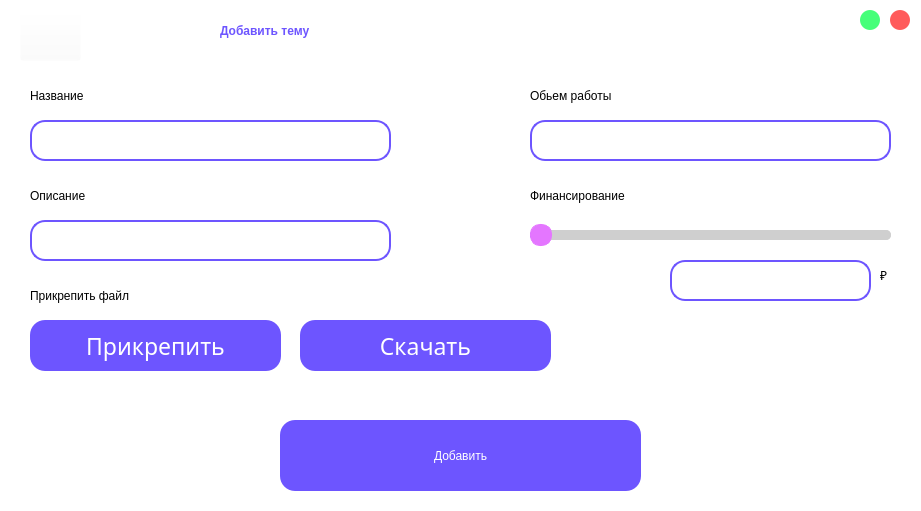
<?xml version="1.0" encoding="UTF-8"?>
<ui version="4.0">
 <class>Add_theme</class>
 <widget class="QWidget" name="Add_theme">
  <property name="geometry">
   <rect>
    <x>0</x>
    <y>0</y>
    <width>921</width>
    <height>511</height>
   </rect>
  </property>
  <property name="minimumSize">
   <size>
    <width>921</width>
    <height>511</height>
   </size>
  </property>
  <property name="maximumSize">
   <size>
    <width>921</width>
    <height>511</height>
   </size>
  </property>
  <property name="windowTitle">
   <string>Form</string>
  </property>
  <property name="styleSheet">
   <string notr="true">background-color: rgb(255, 255, 255);</string>
  </property>
  <widget class="QPushButton" name="pushButton_3">
   <property name="geometry">
    <rect>
     <x>860</x>
     <y>10</y>
     <width>20</width>
     <height>20</height>
    </rect>
   </property>
   <property name="styleSheet">
    <string notr="true">QPushButton {
	border-radius: 10px;
	background-color: #45FF79;
	color: white;
}
QPushButton:pressed {
	background-color: #B2FFC8;
}</string>
   </property>
   <property name="text">
    <string/>
   </property>
  </widget>
  <widget class="QPushButton" name="pushButton_2">
   <property name="geometry">
    <rect>
     <x>890</x>
     <y>10</y>
     <width>20</width>
     <height>20</height>
    </rect>
   </property>
   <property name="styleSheet">
    <string notr="true">QPushButton {
	border-radius: 10px;
	background-color: #FF5B5B;
	color: white;
}
QPushButton:pressed {
	background-color: #FFBCBC;
}</string>
   </property>
   <property name="text">
    <string/>
   </property>
  </widget>
  <widget class="QPushButton" name="pushButton_4">
   <property name="geometry">
    <rect>
     <x>20</x>
     <y>10</y>
     <width>61</width>
     <height>51</height>
    </rect>
   </property>
   <property name="styleSheet">
    <string notr="true">background-color: rgba(255, 255, 255, 0);</string>
   </property>
   <property name="text">
    <string/>
   </property>
   <property name="icon">
    <iconset resource="greeting.qrc">
     <normaloff>:/new/prefix1/return.png</normaloff>:/new/prefix1/return.png</iconset>
   </property>
   <property name="iconSize">
    <size>
     <width>35</width>
     <height>35</height>
    </size>
   </property>
  </widget>
  <widget class="QLabel" name="label">
   <property name="geometry">
    <rect>
     <x>220</x>
     <y>0</y>
     <width>511</width>
     <height>61</height>
    </rect>
   </property>
   <property name="styleSheet">
    <string notr="true">color: rgb(109, 85, 255);
font: 75 40pt &quot;Karla&quot; bold;
font-weight: 500;</string>
   </property>
   <property name="text">
    <string>Добавить тему</string>
   </property>
  </widget>
  <widget class="QLabel" name="label_2">
   <property name="geometry">
    <rect>
     <x>30</x>
     <y>80</y>
     <width>161</width>
     <height>31</height>
    </rect>
   </property>
   <property name="styleSheet">
    <string notr="true">color: rgb(0, 0, 0);
font: 75 18pt &quot;Karla&quot;;
</string>
   </property>
   <property name="text">
    <string>Название</string>
   </property>
  </widget>
  <widget class="QLineEdit" name="lineEdit_2">
   <property name="geometry">
    <rect>
     <x>30</x>
     <y>120</y>
     <width>361</width>
     <height>41</height>
    </rect>
   </property>
   <property name="styleSheet">
    <string notr="true">border-radius: 15px; 
font: 14pt &quot;Karla&quot;;
padding-left: 10px;
padding-right:10px;
border: 2px solid #6D55FF;
</string>
   </property>
  </widget>
  <widget class="QLineEdit" name="lineEdit_3">
   <property name="geometry">
    <rect>
     <x>30</x>
     <y>220</y>
     <width>361</width>
     <height>41</height>
    </rect>
   </property>
   <property name="styleSheet">
    <string notr="true">border-radius: 15px; 
font: 14pt &quot;Karla&quot;;
padding-left: 10px;
padding-right:10px;
border: 2px solid #6D55FF;
</string>
   </property>
  </widget>
  <widget class="QLabel" name="label_3">
   <property name="geometry">
    <rect>
     <x>30</x>
     <y>180</y>
     <width>151</width>
     <height>31</height>
    </rect>
   </property>
   <property name="styleSheet">
    <string notr="true">color: rgb(0, 0, 0);
font: 75 18pt &quot;Karla&quot;;
</string>
   </property>
   <property name="text">
    <string>Описание</string>
   </property>
  </widget>
  <widget class="QLabel" name="label_4">
   <property name="geometry">
    <rect>
     <x>30</x>
     <y>280</y>
     <width>251</width>
     <height>31</height>
    </rect>
   </property>
   <property name="styleSheet">
    <string notr="true">color: rgb(0, 0, 0);
font: 75 18pt &quot;Karla&quot;;
</string>
   </property>
   <property name="text">
    <string>Прикрепить файл</string>
   </property>
  </widget>
  <widget class="QLabel" name="label_5">
   <property name="geometry">
    <rect>
     <x>530</x>
     <y>80</y>
     <width>201</width>
     <height>31</height>
    </rect>
   </property>
   <property name="styleSheet">
    <string notr="true">color: rgb(0, 0, 0);
font: 75 18pt &quot;Karla&quot;;
</string>
   </property>
   <property name="text">
    <string>Обьем работы</string>
   </property>
  </widget>
  <widget class="QLineEdit" name="lineEdit_5">
   <property name="geometry">
    <rect>
     <x>530</x>
     <y>120</y>
     <width>361</width>
     <height>41</height>
    </rect>
   </property>
   <property name="styleSheet">
    <string notr="true">border-radius: 15px; 
font: 14pt &quot;Karla&quot;;
padding-left: 10px;
padding-right:10px;
border: 2px solid #6D55FF;
</string>
   </property>
  </widget>
  <widget class="QSlider" name="horizontalSlider">
   <property name="geometry">
    <rect>
     <x>530</x>
     <y>220</y>
     <width>361</width>
     <height>31</height>
    </rect>
   </property>
   <property name="styleSheet">
    <string notr="true">QSlider::groove:horizontal {
    background: #CFCFCF; /* Цвет незаполненной части */
    height: 10px; /* Высота линии */
    border-radius: 5px; /* Закругленные края */
}

QSlider::sub-page:horizontal {
    background: #6D55FF; /* Цвет заполненной части */
    border-radius: 5px; /* Закругленные края */
}

QSlider::add-page:horizontal {
    background: #CFCFCF; /* Цвет незаполненной части */
    border-radius: 5px; /* Закругленные края */
}

QSlider::handle:horizontal {
    background: #E476FF; /* Цвет круглой точки */
    border: 1px solid #E476FF; /* Граница вокруг точки */
    width: 20px; /* Ширина точки */
    height: 20px; /* Высота точки */
    border-radius: 10px; /* Круглая форма */
    margin-top: -6px; 
    margin-bottom: -6px; /* Центрирование точки */
}</string>
   </property>
   <property name="orientation">
    <enum>Qt::Horizontal</enum>
   </property>
  </widget>
  <widget class="QLabel" name="label_6">
   <property name="geometry">
    <rect>
     <x>530</x>
     <y>180</y>
     <width>231</width>
     <height>31</height>
    </rect>
   </property>
   <property name="styleSheet">
    <string notr="true">color: rgb(0, 0, 0);
font: 75 18pt &quot;Karla&quot;;
</string>
   </property>
   <property name="text">
    <string>Финансирование</string>
   </property>
  </widget>
  <widget class="QPushButton" name="pushButton">
   <property name="geometry">
    <rect>
     <x>280</x>
     <y>420</y>
     <width>361</width>
     <height>71</height>
    </rect>
   </property>
   <property name="autoFillBackground">
    <bool>false</bool>
   </property>
   <property name="styleSheet">
    <string notr="true">QPushButton{
	color: rgb(255, 255, 255);
	background-color: #6D55FF;
	border-radius: 15px; 
	font: 75 25pt &quot;Karla&quot; bold;
	border: 2px;
}
QPushButton:pressed{
	background-color: #A597FF;
}</string>
   </property>
   <property name="text">
    <string>Добавить</string>
   </property>
   <property name="default">
    <bool>false</bool>
   </property>
   <property name="flat">
    <bool>false</bool>
   </property>
  </widget>
  <widget class="QLineEdit" name="lineEdit_6">
   <property name="geometry">
    <rect>
     <x>670</x>
     <y>260</y>
     <width>201</width>
     <height>41</height>
    </rect>
   </property>
   <property name="styleSheet">
    <string notr="true">border-radius: 15px; 
font: 14pt &quot;Karla&quot;;
padding-left: 10px;
padding-right:10px;
border: 2px solid #6D55FF;
</string>
   </property>
  </widget>
  <widget class="QLabel" name="label_7">
   <property name="geometry">
    <rect>
     <x>880</x>
     <y>260</y>
     <width>31</width>
     <height>31</height>
    </rect>
   </property>
   <property name="styleSheet">
    <string notr="true">color: rgb(0, 0, 0);
font: 75 18pt &quot;Karla&quot;;
</string>
   </property>
   <property name="text">
    <string>₽</string>
   </property>
  </widget>
  <widget class="QPushButton" name="pushButton_5">
   <property name="geometry">
    <rect>
     <x>30</x>
     <y>320</y>
     <width>251</width>
     <height>51</height>
    </rect>
   </property>
   <property name="font">
    <font>
     <family>Karla 13</family>
     <pointsize>17</pointsize>
     <weight>9</weight>
     <italic>false</italic>
     <bold>false</bold>
    </font>
   </property>
   <property name="autoFillBackground">
    <bool>false</bool>
   </property>
   <property name="styleSheet">
    <string notr="true">QPushButton{
	color: rgb(255, 255, 255);
	background-color: #6D55FF;
	border-radius: 15px; 
	font: 75 17pt &quot;Karla&quot; bold;
	border: 2px;
}
QPushButton:pressed{
	background-color: #A597FF;
}</string>
   </property>
   <property name="text">
    <string>Прикрепить</string>
   </property>
   <property name="default">
    <bool>false</bool>
   </property>
   <property name="flat">
    <bool>false</bool>
   </property>
  </widget>
  <widget class="QLabel" name="label_8">
   <property name="geometry">
    <rect>
     <x>40</x>
     <y>390</y>
     <width>831</width>
     <height>21</height>
    </rect>
   </property>
   <property name="styleSheet">
    <string notr="true">font: 75 11pt &quot;Karla&quot; bold;</string>
   </property>
   <property name="text">
    <string/>
   </property>
  </widget>
  <widget class="QPushButton" name="pushButton_6">
   <property name="geometry">
    <rect>
     <x>300</x>
     <y>320</y>
     <width>251</width>
     <height>51</height>
    </rect>
   </property>
   <property name="font">
    <font>
     <family>Karla 13</family>
     <pointsize>17</pointsize>
     <weight>9</weight>
     <italic>false</italic>
     <bold>false</bold>
    </font>
   </property>
   <property name="autoFillBackground">
    <bool>false</bool>
   </property>
   <property name="styleSheet">
    <string notr="true">QPushButton{
	color: rgb(255, 255, 255);
	background-color: #6D55FF;
	border-radius: 15px; 
	font: 75 17pt &quot;Karla&quot; bold;
	border: 2px;
}
QPushButton:pressed{
	background-color: #A597FF;
}</string>
   </property>
   <property name="text">
    <string>Скачать</string>
   </property>
   <property name="default">
    <bool>false</bool>
   </property>
   <property name="flat">
    <bool>false</bool>
   </property>
  </widget>
 </widget>
 <resources>
  <include location="greeting.qrc"/>
 </resources>
 <connections/>
</ui>
